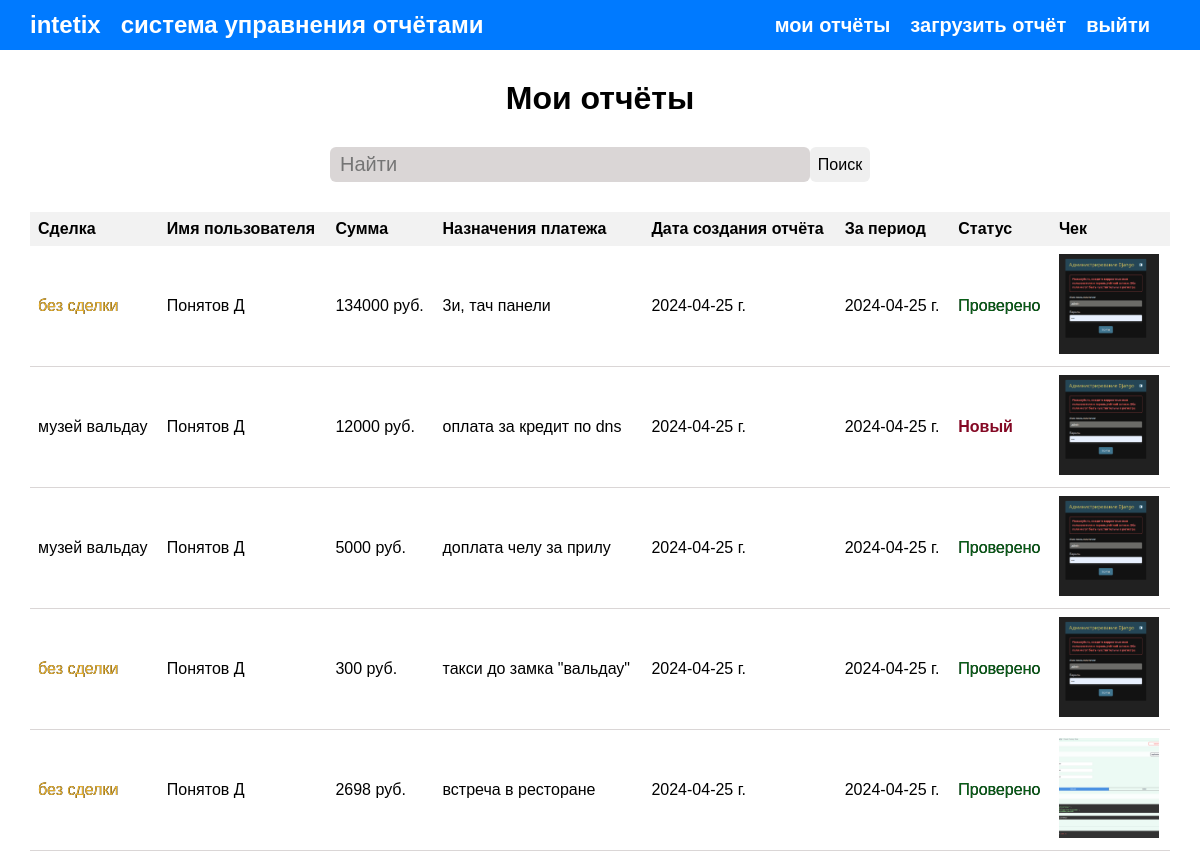
Before: /my_report/ (signed in) with the older database file.
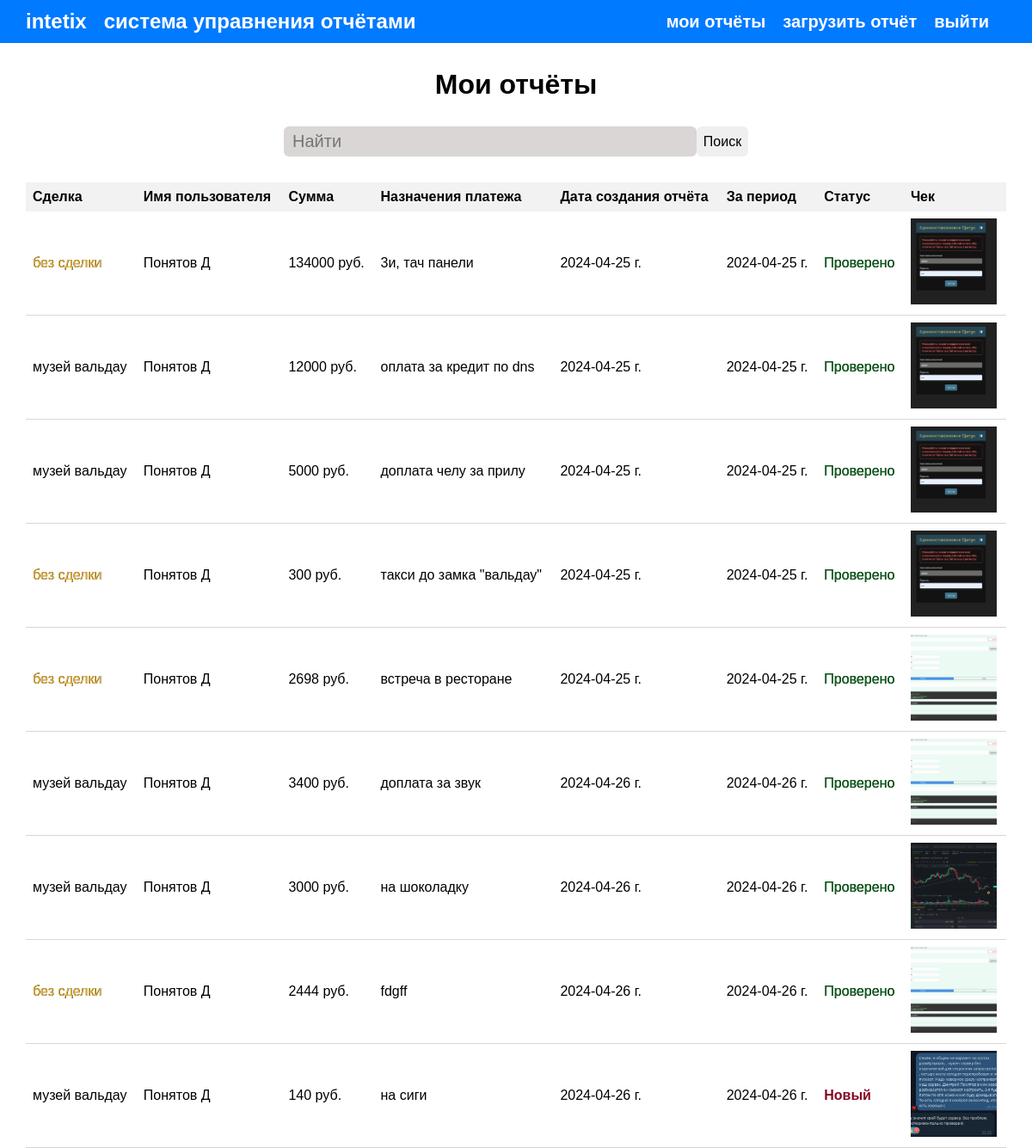
After: the same page with the newer database file.
### mainapp/models.py (models this page shows)
class Operations(models.Model):
    NEW_REPORT = 0
    VERIFY_REPORT = 1
    STATUSES = ((NEW_REPORT, 'Новый'), (VERIFY_REPORT, 'Проверено'))
    user = models.ForeignKey(settings.AUTH_USER_MODEL,
                             on_delete=models.CASCADE,
                             null=False, blank=False,
                             verbose_name='Проектный менеджер')
    deal_name = models.CharField(max_length=200, blank=True, null=True, verbose_name='Сделка')
    selectedDealName = models.CharField(max_length=200, blank=True, null=True, verbose_name='ID сделки')
    counterparty = models.CharField(max_length=200, blank=True, null=True, verbose_name='Контрагент')
    undisclosed = models.CharField(max_length=200, blank=True, null=True, verbose_name='Неразнесенное списание')
    value = models.CharField(max_length=200, blank=False, null=False, verbose_name='Сумма руб.')
    description = models.TextField(blank=False, null=False, verbose_name='Назначения платежа')
    image_cheque = models.ImageField(blank=False, null=False, verbose_name='Чек (фото)')
    image_cheque_link = models.CharField(max_length=400, blank=True, null=True, verbose_name='Ссылка на изображения')
    during_period = models.DateTimeField(blank=False, null=False, verbose_name='За период')
    created = models.DateField(auto_now_add=True, verbose_name='Дата создания')
    status = models.SmallIntegerField(default=NEW_REPORT, choices=STATUSES)
    class Meta:
        verbose_name = 'отчёт'
        verbose_name_plural = 'Отчёты'

### users/models.py (models this page shows)
class User(AbstractUser):
    image = models.ImageField(upload_to='profile_image', blank=True, verbose_name='Изображения профиля')
    moneybag_id = models.TextField(blank=False, null=False, verbose_name='Идентификатор счета')

### mainapp/views.py (the view)
# urls.py: path('my_report/', views.reports_user, name='user_report'),
@user_passes_test(lambda u: not u.is_superuser, login_url='all_reports')
@login_required(login_url='login')
def reports_user(request):
    user_reports = Operations.objects.filter(user=request.user).order_by('-status')
    search_query, user_operations = admin_search_reports(request)
    context = {
        'title': 'Мои отчёты',
        'user_operations': user_operations,
        'search_query': search_query
    }
    return render(request, 'mainapp/reports_users.html', context)

### mainapp/utils.py (called while the page is built)
def admin_search_reports(request):
    search_query = ''
    if request.GET.get('search_query'):
        search_query = request.GET.get('search_query')
        data_operations = Operations.objects.distinct().filter(
            Q(deal_name__icontains=search_query.lower()) |
            Q(value__icontains=search_query) |
            Q(description__icontains=search_query.lower()) |
            Q(user__first_name__icontains=search_query) |
            Q(during_period__icontains=search_query)
        )
    else:
        data_operations = Operations.objects.all()
    return search_query, data_operations

### mainapp/templates/mainapp/reports_users.html (shortened to what this page needs)
{% extends 'mainapp/base.html' %}
{% load static %}
{% block content %}
    <h1 class="title-h1_reports">Мои отчёты</h1>
    <div>
        <div class="wrapper--search-reports">
            <form action="#" method="get" id="search" class="form-search-reports">
                <input type="text" class="input-search_reports" placeholder="Найти" name="search_query" value="{{ search_query }}"/>
                <input type="submit" value="Поиск" class="btn_submit_report_search"/>
            </form>
        </div>
    </div>
    <section class="wrapper--main_content-table">
        <table class="table-search_th">
            <tr>
                <th>Сделка</th>
                <th>Имя пользователя</th>
                <th>Сумма</th>
                <th>Назначения платежа</th>
                <th>Дата создания отчёта</th>
                <th>За период</th>
                <th>Статус</th>
                <th>Чек</th>
            </tr>
            {% for user_operation in user_operations %}
                <tr class="tr-wrapper-reports">
                    {% if user_operation.deal_name %}
                        <td>{{ user_operation.deal_name }}</td>
                    {% else %}
                        <td class="color_warning_deal">без сделки</td>
                    {% endif %}
                    <td>{{ user_operation.user.first_name }}</td>
                    <td>{{ user_operation.value }} руб.</td>
                    <td>{{ user_operation.description }}</td>
                    <td>{{ user_operation.created|date:"Y-m-d" }} г.</td>
                    <td>{{ user_operation.during_period|date:"Y-m-d" }} г.</td>
                    <td class="{% if user_operation.status == 1 %} color_positive_deal {% else %} color_warning_new {% endif %}">
                        {{ user_operation.get_status_display }}
                    </td>
                    <td>
                        <img class="image_reports"
                        src="{{ user_operation.image_cheque.url }}"
                        alt="Изображения чека"
                        data-image="{{ user_operation.image_cheque.url }}">
                    </td>
                </tr>
            {% endfor %}
        </table>
    </section>
{% endblock %}

Changed rows visible on the page:
changed Operations "оплата за кредит по dns": status "Новый" → "Проверено"
added Operations: deal_name "музей вальдау", user.first_name "Понятов Д", value "3400", description "доплата за звук", created "2024-04-26", during_period "2024-04-26", status "Проверено", image_cheque (picture)
added Operations: deal_name "музей вальдау", user.first_name "Понятов Д", value "3000", description "на шоколадку", created "2024-04-26", during_period "2024-04-26", status "Проверено", image_cheque (picture)
added Operations: shows "без сделки", user.first_name "Понятов Д", value "2444", description "fdgff", created "2024-04-26", during_period "2024-04-26", status "Проверено", image_cheque (picture)
added Operations: deal_name "музей вальдау", user.first_name "Понятов Д", value "140", description "на сиги", created "2024-04-26", during_period "2024-04-26", status "Новый", image_cheque (picture)
